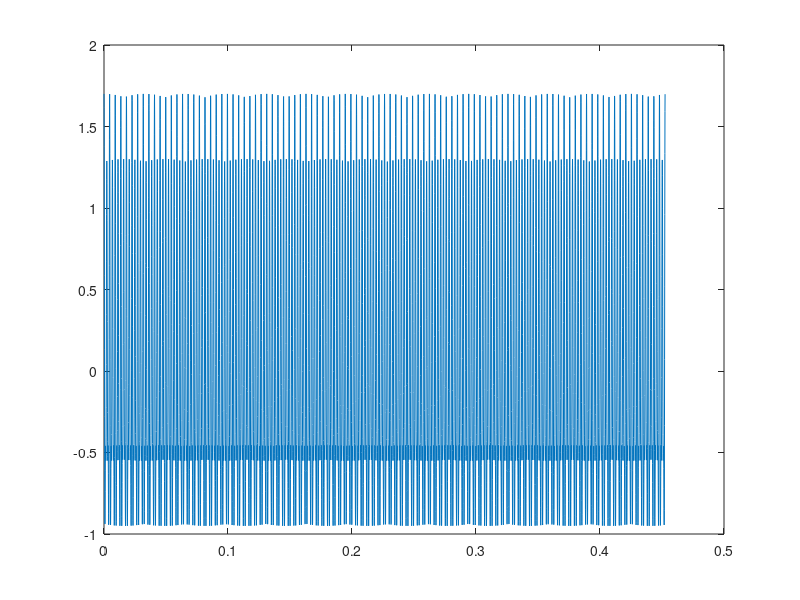

This chart was generated by the following MATLAB code: (Note: this script raises an error after producing the figure.)
% SESIÓN 5 - SEÑALES Y SISTEMAS
% Ejercicio 2
% Apartado a

% FUNCIÓN espectro.m
% [w,F]=espectro(t,x,P)

f=442;              % Frecuencia de 'LA'
A=1;
duration=100*2/f;   % Reemplazar por duration=100*2/f para escuchar más tiempo
fs=2000*pi*2;       % Frecuencia de muestreo
t=0:1/fs:duration;

% Incremento t = 1/fs
% Tres armonicos con el sonido 'LA'
s1 = A*1*cos(2*pi*f*t);
s2 = A*0.5*cos(2*2*pi*f*t);
s3 = A*0.2*cos(3/2*2*pi*f*t);
y = (s1 + s2 + s3);
sound(y,fs);

figure('Name','DOMINIO DEL TIEMPO | Incremento: 1/fs','NumberTitle','off');
plot(t,y)

% Para calcular el periodo de la función espectro:
% 1*442, 2*442, 3/2*442 --> 2, 4, 3 --> 2/442 
[w,F]=espectro(t,y,0.0045);
figure('Name','ESPECTRO | Incremento: 1/fs','NumberTitle','off');
plot(w,abs(F));

% Muestra la figura de cerca con los valores en 
% x (-6500 6500) -- y (0 2.7*10^-3)
axis([-6500 6500 0 2.7*10^-3]);

pause();

t=0:2/fs:duration;

% Incremento t = 2/fs
% Tres armonicos con el sonido 'LA'
s1 = A*1*cos(2*pi*f*t);
s2 = A*0.5*cos(2*2*pi*f*t);
s3 = A*0.2*cos(3/2*2*pi*f*t);
y = (s1 + s2 + s3);
sound(y,fs);

figure('Name','DOMINIO DEL TIEMPO | Incremento: 2/fs','NumberTitle','off');
plot(t,y)

% Para calcular el periodo de la función espectro:
% 1*442, 2*442, 3/2*442 --> 2, 4, 3 --> 2/442 
[w,F]=espectro(t,y,0.0045);
figure('Name','ESPECTRO | Incremento: 2/fs','NumberTitle','off');
plot(w,abs(F));

% Muestra la figura de cerca con los valores en 
% x (-6500 6500) -- y (0 2.7*10^-3)
axis([-6500 6500 0 2.7*10^-3]);

pause();

t=0:5/fs:duration;

% Incremento t = 5/fs
% Tres armonicos con el sonido 'LA'
s1 = A*1*cos(2*pi*f*t);
s2 = A*0.5*cos(2*2*pi*f*t);
s3 = A*0.2*cos(3/2*2*pi*f*t);
y = (s1 + s2 + s3);
sound(y,fs);

figure('Name','DOMINIO DEL TIEMPO | Incremento: 5/fs','NumberTitle','off');
plot(t,y)

% Para calcular el periodo de la función espectro:
% 1*442, 2*442, 3/2*442 --> 2, 4, 3 --> 2/442 
[w,F]=espectro(t,y,0.0045);
figure('Name','ESPECTRO | Incremento: 5/fs','NumberTitle','off');
plot(w,abs(F));

% Muestra la figura de cerca con los valores en 
% x (-6500 6500) -- y (0 2.7*10^-3)
axis([-6500 6500 0 2.7*10^-3]);
